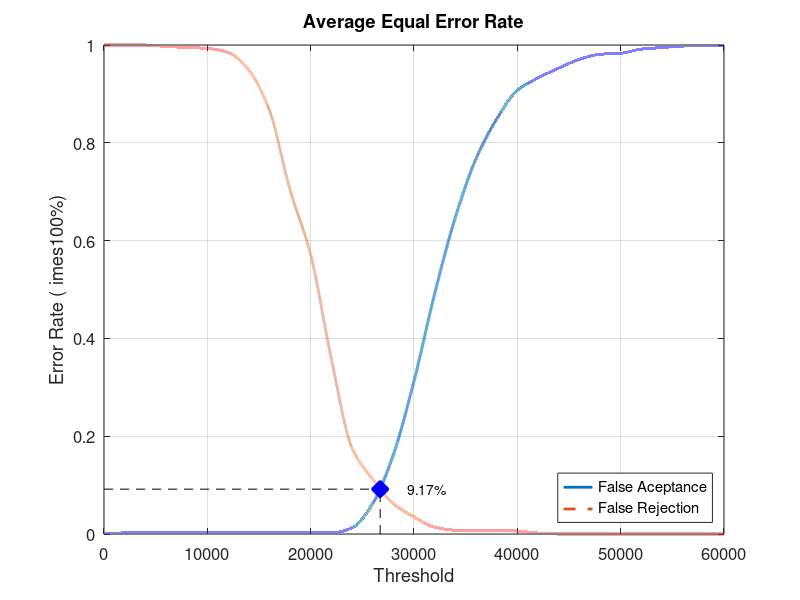
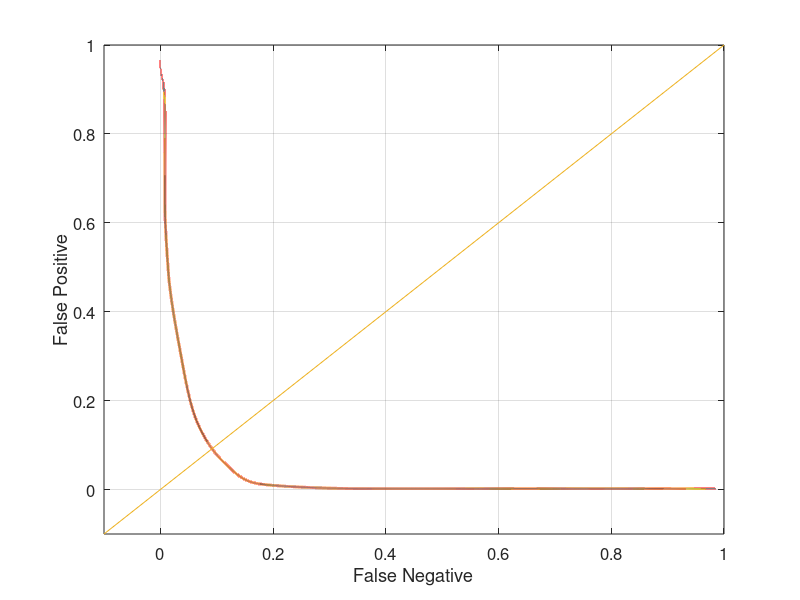

These charts were generated, in order, by the following MATLAB code:
close all;
clear;
clc;
x = 0:2000:60000;
xq = 0:0.5:60000;

y0 = [0 0.00210526 0.00210526 0.00210526 0.00210526 0.00210526 0.00210526 0.00210526 0.00210526 0.00210526 0.00210526 0.00210526 0.0126316 0.0621053 0.162105 0.312632 0.491579 0.647368 0.767368 0.848421 0.907368 0.932632 0.952632 0.970526 0.981053 0.983158 0.991579 0.994737 0.997895 0.998947 1]
yy0 = interp1(x, y0, xq, 'pchip');
y1 = [1 1 1 0.997 0.995 0.993 0.985 0.949 0.867 0.704 0.571 0.358 0.176 0.112 0.062 0.035 0.014 0.008 0.008 0.008 0.006 0.002 0 0 0 0 0 0 0 0 0]
yy1 = interp1(x, y1, xq, 'pchip');

% Calculating EER: 
y2 = abs(y0 - y1);
find(y2 == min(y2))
yy2 = abs(yy0 - yy1);
xEER = find(yy2 == min(yy2));
xEERIndex = xq(xEER) % X-axis EER
yEER = yy0(xEER) % Y-axis EER

main = figure
plot(xq, yy0,'-','LineWidth', 2);	hold on
plot(xq, yy1,'--','LineWidth', 2);	hold on
plot([xEERIndex xEERIndex], [0 yEER], 'k--');	hold on
plot([0 xEERIndex], [yEER yEER], 'k--');	hold on
plot(xEERIndex, yEER, 'bx', 'LineWidth', 10);	hold on
text(xEERIndex + 10 * xEERIndex / 100, yEER, [num2str(round((10000 * yEER)) / 100) '%'])
legend('False Aceptance', 'False Rejection', 'Location', 'SouthEast')
xlabel('Threshold')
ylabel('Error Rate (	imes100%)')
title('Average Equal Error Rate')
set(gca, 'FontSize', 12)
axis([0 60000 0 1])
grid on

print(main, 'Database4AverageMain', '-dpng');
FNRxFPR = figure('Color', [1 1 1]);
plot(yy1, yy0, '-', yy1, yy0, 'LineWidth', 2);
hold on
y = -0.1:0.1:1
plot(y, y); 
set(gca, 'FontSize', 12)
xlabel('False Negative')
ylabel('False Positive')
axis([-0.1 1 -0.1 1])
set(gca, 'FontSize', 12)
grid on

print(FNRxFPR, 'Database4AverageFNRxFPR','-dpng');
